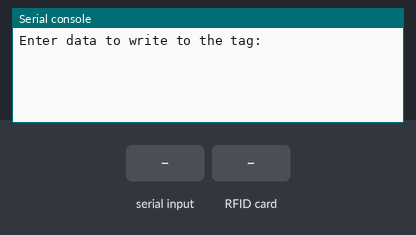
Bench run of a program on a simulated Raspberry Pi Pico running MicroPython. On the bench: the last lines printed to the serial console. The inputs (shaded band) are chosen by the test bench. At 2.8 s the program stops and its outputs stay as they are.

Above: at 1.2 s.
1.3 s: "1" typed at the serial console, then Enter
At 2.0 s:
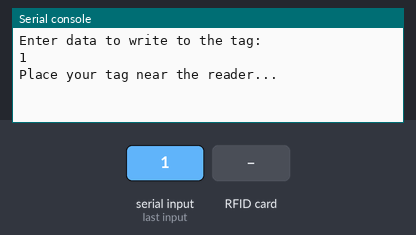
2.8 s: RFID card 5E 7A 19 C4 held to the reader
At 3.4 s:
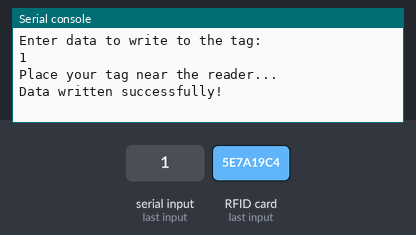

Measured:
- after the input at 1.3 s, the serial console: prints a new line at once (image 1)
- after the input at 2.8 s, the serial console: prints a new line at once (image 2)

The program:

6.5_rfid_write.py
```python
from mfrc522 import SimpleMFRC522
from machine import Pin, SPI

# Initialize the RFID reader
reader = SimpleMFRC522(spi_id=0, sck=18, mosi=19, miso=16, cs=17, rst=9)

def write_to_tag():
    try:
        data = input("Enter data to write to the tag: ")
        print("Place your tag near the reader...")
        reader.write(data)
        print("Data written successfully!")
    finally:
        pass  # Cleanup actions if necessary

write_to_tag()
```
